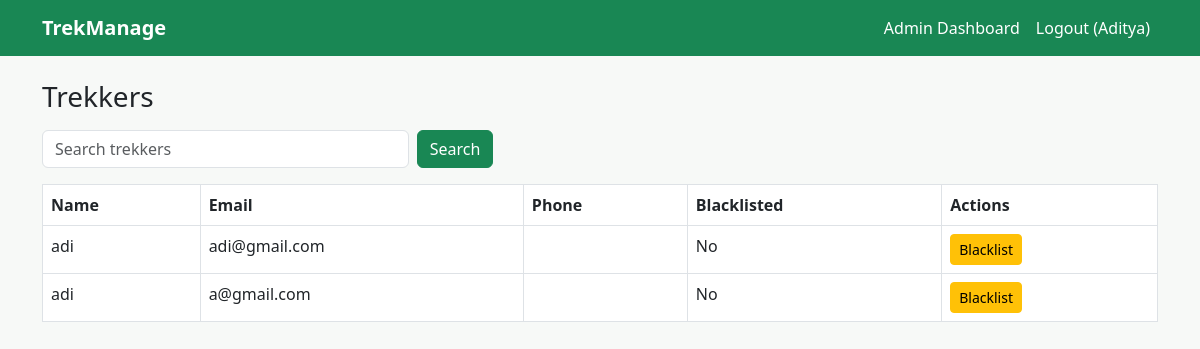
Before: /admin/users (signed in) with the older database file.
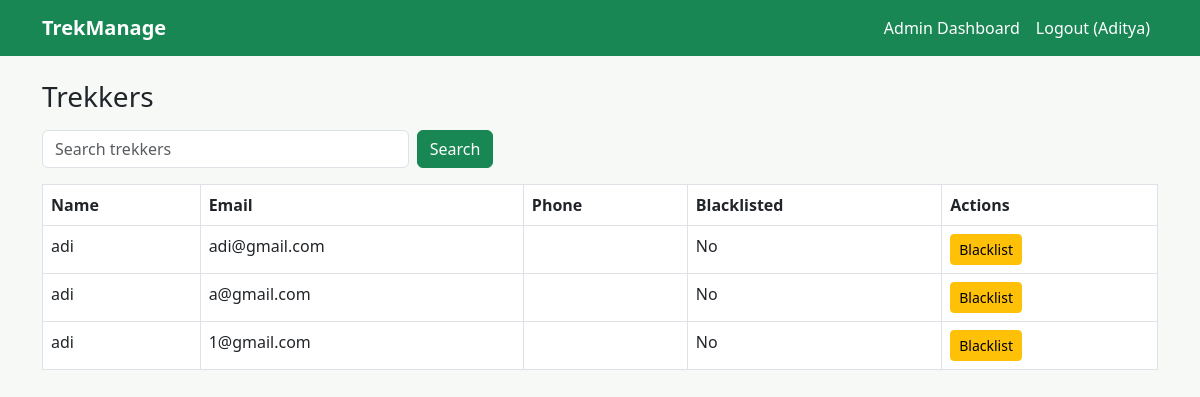
After: the same page with the newer database file.
### models.py (models this page shows)
class User(db.Model, UserMixin):
    id = db.Column(db.Integer, primary_key=True)
    full_name = db.Column(db.String(100), nullable=False)
    email = db.Column(db.String(120), unique=True, nullable=False)
    password_hash = db.Column(db.String(200), nullable=False)
    phone_number = db.Column(db.String(20))
    role = db.Column(db.String(20), nullable=False)
    approval_status = db.Column(db.String(20), default="approved")
    blacklist_status = db.Column(db.Boolean, default=False)
    treks_guided = db.relationship("Trek", backref="guide", lazy=True)
    bookings = db.relationship("Booking", backref="trekker", lazy=True)

### routes/admin_routes.py (the view)
@admin_blueprint.route("/users")
@login_required
@admin_only
def view_users():
    search_term = request.args.get("search_term", "")
    query = User.query.filter_by(role="trekker")
    if search_term:
        query = query.filter(User.full_name.ilike(f"%{search_term}%"))
    users_list = query.all()
    return render_template("admin/users.html", users_list=users_list, search_term=search_term)

### app.py (called while the page is built)
@login_manager.user_loader
def load_user(user_id):
    return User.query.get(int(user_id))

### routes/admin_routes.py (called while the page is built)
def admin_only(view_function):
    @wraps(view_function)
    def wrapper(*args, **kwargs):
        if not current_user.is_authenticated or current_user.role != "admin":
            flash("Admin access required.")
            return redirect(url_for("auth.login"))
        return view_function(*args, **kwargs)
    return wrapper

### templates/admin/users.html
{% extends "base.html" %}
{% block content %}
<h3 class="mb-3">Trekkers</h3>
<form method="GET" class="row g-2 mb-3">
    <div class="col-md-4">
        <input type="text" name="search_term" class="form-control" placeholder="Search trekkers" value="{{ search_term }}">
    </div>
    <div class="col-md-2">
        <button type="submit" class="btn btn-success">Search</button>
    </div>
</form>
<table class="table table-bordered bg-white">
    <thead>
        <tr>
            <th>Name</th>
            <th>Email</th>
            <th>Phone</th>
            <th>Blacklisted</th>
            <th>Actions</th>
        </tr>
    </thead>
    <tbody>
        {% for trekker_user in users_list %}
        <tr>
            <td>{{ trekker_user.full_name }}</td>
            <td>{{ trekker_user.email }}</td>
            <td>{{ trekker_user.phone_number }}</td>
            <td>{{ "Yes" if trekker_user.blacklist_status else "No" }}</td>
            <td>
                <a href="{{ url_for('admin.toggle_blacklist', user_id=trekker_user.id) }}" class="btn btn-sm btn-warning">
                    {{ "Unblacklist" if trekker_user.blacklist_status else "Blacklist" }}
                </a>
            </td>
        </tr>
        {% else %}
        <tr><td colspan="5">No trekkers found.</td></tr>
        {% endfor %}
    </tbody>
</table>
{% endblock %}

### templates/base.html (shortened to what this page needs)
<!DOCTYPE html>
<html lang="en">
<head>
    <link href="https://cdn.jsdelivr.net/npm/bootstrap@5.3.0/dist/css/bootstrap.min.css" rel="stylesheet">
    <link href="{{ url_for('static', filename='css/style.css') }}" rel="stylesheet">
</head>
<body>
    <nav class="navbar navbar-expand-lg navbar-dark bg-success">
        <div class="container">
            <a class="navbar-brand" href="{{ url_for('trekker.browse_treks') }}">TrekManage</a>
            <div class="navbar-nav ms-auto">
                {% if current_user.is_authenticated %}
                    {% if current_user.role == 'admin' %}
                        <a class="nav-link text-white" href="{{ url_for('admin.dashboard') }}">Admin Dashboard</a>
                    {% elif current_user.role == 'staff' %}
                        <a class="nav-link text-white" href="{{ url_for('staff.dashboard') }}">Staff Dashboard</a>
                    {% else %}
                        <a class="nav-link text-white" href="{{ url_for('trekker.browse_treks') }}">Browse Treks</a>
                        <a class="nav-link text-white" href="{{ url_for('trekker.my_bookings') }}">My Bookings</a>
                        <a class="nav-link text-white" href="{{ url_for('trekker.edit_profile') }}">Profile</a>
                    {% endif %}
                    <a class="nav-link text-white" href="{{ url_for('auth.logout') }}">Logout ({{ current_user.full_name }})</a>
                {% else %}
                    <a class="nav-link text-white" href="{{ url_for('auth.login') }}">Login</a>
                    <a class="nav-link text-white" href="{{ url_for('auth.register') }}">Register</a>
                {% endif %}
            </div>
        </div>
    </nav>
    <div class="container mt-4">
        {% block content %}{% endblock %}
    </div>
</body>
</html>

### static/css/style.css (style rules this page uses)
body { background-color: #f7f9f7; }
.navbar-brand { font-weight: bold; }

Changed rows visible on the page:
added User: full_name "adi", email "1@gmail.com", blacklist_status "No", blacklist_status "Blacklist"
